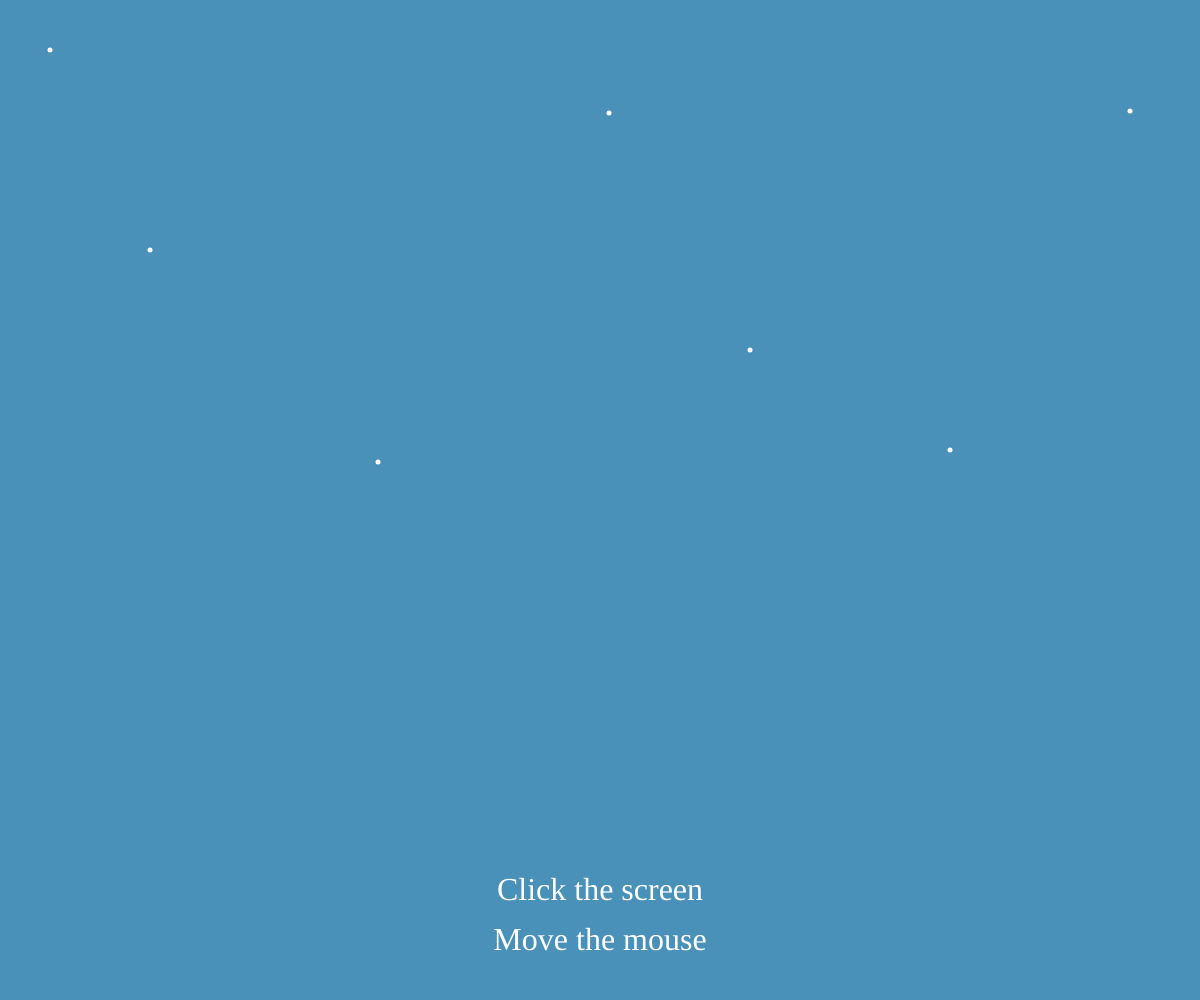
Frame 1 (no input)
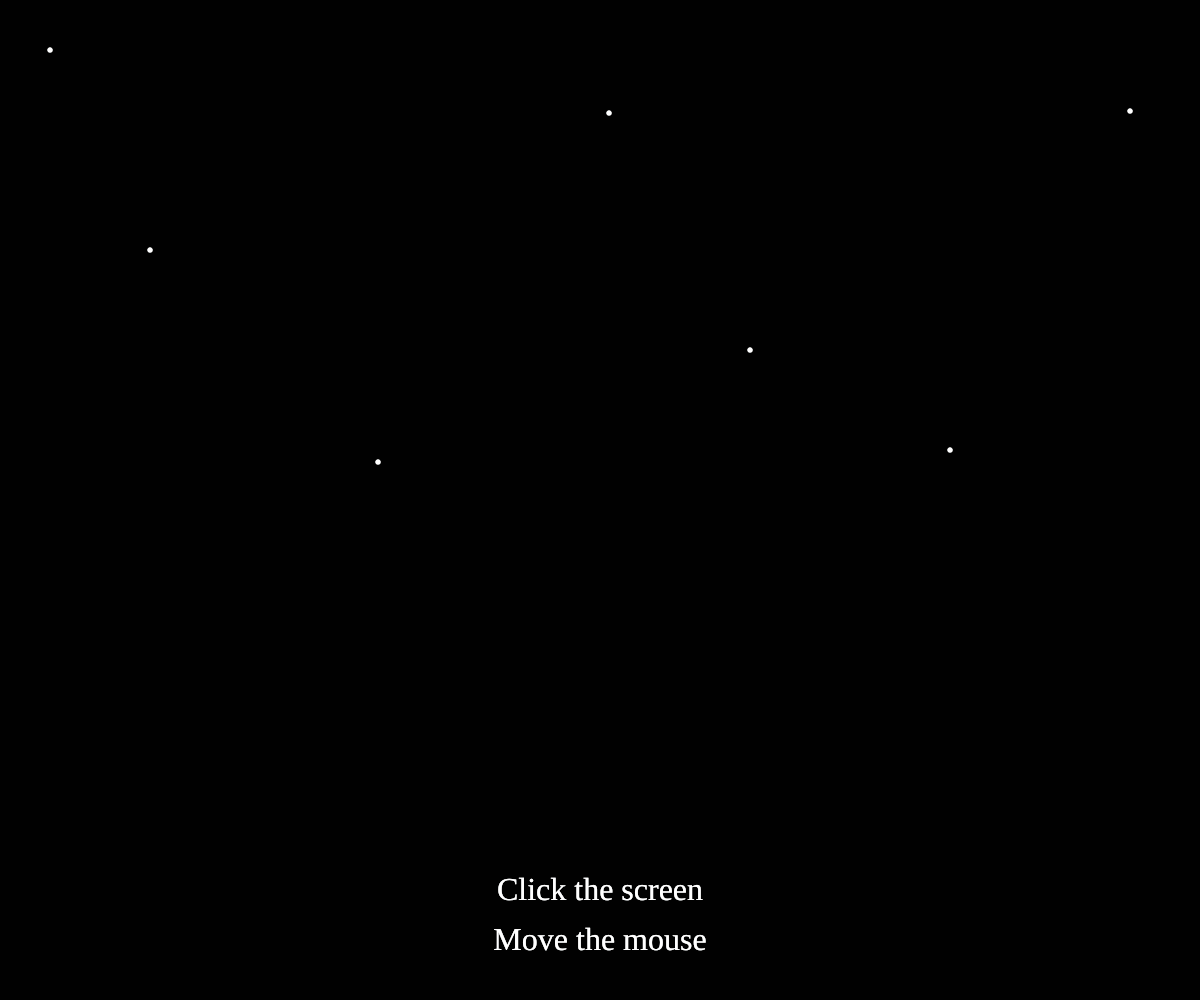
Frame 60 (no input)
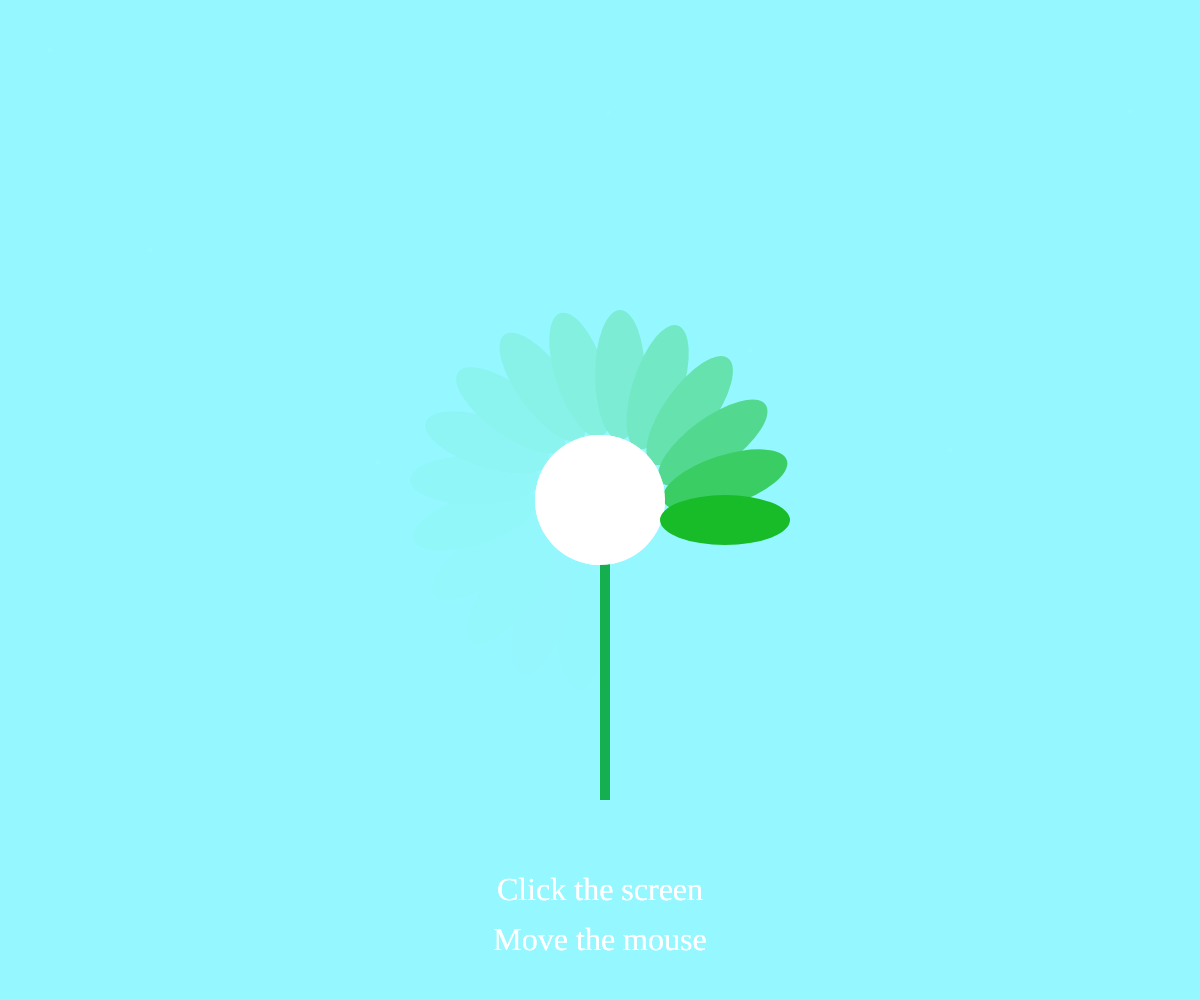
Frame 120 (the mouse pressed at the canvas centre since frame 60)

The p5.js sketch that drew these frames (run headless with seeded random() and noise() and a simulated clock; from frame 60 on, the mouse is pressed at the canvas centre):

// p5.js sketch
// ── sketch.js
var value = 0;
var value2 = 0;
var value3 = 0;
var value4 = 5;
var value5 = 0;

function setup() {
 createCanvas(windowWidth, windowHeight);
 background(100, 200, 300);
}

function draw() {
 noStroke();
 fill(value, value2, value3, 70);
 rect(0, 0, width, height);

//Throbbers
 if(mouseX>1000) {
  drawThrobber3(30) }
 else if(mouseX>500) {
  drawThrobber(20) }
 else if (mouseX>100) {
  drawThrobber2(15) }

//text
fill(255);
textSize(32);
textFont('Avenir');
textAlign(CENTER);
text('Click the screen', width/2, height*0.90);
text('Move the mouse', width/2, height*0.95);

//stars
ellipse(50,50,value4);
ellipse(609,113,value4);
ellipse(150,250,value4);
ellipse(750,350,value4);
ellipse(950,450,value4);
ellipse(1130, 111,value4);
ellipse(378, 462, value4);
ellipse(1326, 515, value4);

//sun
fill(240, 249, 51);
ellipse(1335, 75, value5);
 }

function drawThrobber(num) {
  push();
  fill(21, 175, 79);
  rect(windowWidth/2, windowHeight/2, 10, 300);
  fill(255);
  ellipse(windowWidth/2, windowHeight/2, 130);
  pop();

  push();
  frameRate (30);
  translate(width/2, height/2);
  var cir = 360/num*(frameCount%num);
  rotate(radians(cir));
  noStroke();

  if(mouseX > windowWidth/2) {
  fill(21, 133, 175); }
  else {
  fill(24, 188, 41); }

  ellipse(125, 20, 130, 50);
  pop();
}

function drawThrobber2(num) {
  push();
  fill(21, 175, 79);
  rect(windowWidth/5, windowHeight/2, 10, 300);
  fill(255);
  ellipse(windowWidth/5, windowHeight/2, 130);
  pop();

  push();
  frameRate (20);
  translate(width/5, height/2);
  var cir = 360/num*(frameCount%num);
  rotate(radians(cir));
  noStroke();

  if(mouseX > windowWidth/5) {
  fill(250, 250, 20); }
  else {
  fill(237, 9, 9); }

  ellipse(125, 20, 130, 50);
  //quad(150, 150, 90, 50, 180, 120, 30, 60);
  pop();
}

function drawThrobber3(num) {
    push();
    fill(21, 175, 79);
    rect(windowWidth*0.8, windowHeight/2, 10, 300);
    fill(255);
    ellipse(windowWidth*0.80, windowHeight/2, 130);
    pop();

    push();
    frameRate (45);
    translate(width*0.8, height/2);
    var cir = 360/num*(frameCount%num);
    rotate(radians(cir));
    noStroke();

    if(mouseX > windowWidth*0.8) {
    fill(177, 20, 250); }
    else {
    fill(238, 69, 186); }

    ellipse(125, 20, 130, 50);
    pop();
}

function mousePressed() {
  if (value === 0 && value2 === 0 && value3 === 0 && value4 === 5 && value5 === 0) {
    value = 150;
    value2 = 248;
    value3 = 254;
    value4 = 0
    value5 = 100
  } else {
    value = 0;
    value2 = 0;
    value3 = 0;
    value4 = 5;
    value5 = 0;
  }

console.log(mouseX, mouseY);
  }
